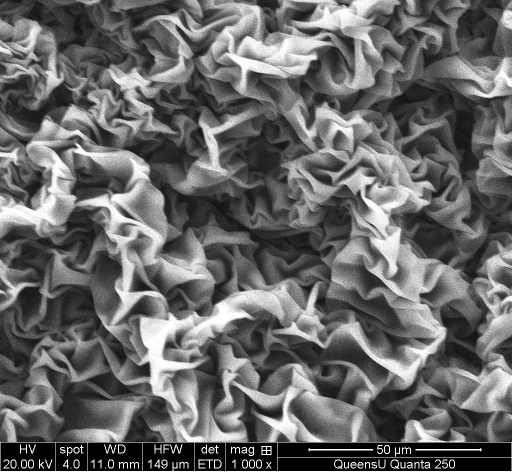
#> input picture tests/xg-cnc_1-1/images/a1XG3p_1000x_003.tif, 1024 x 943 px, found by its file name (shown at 1/2 size)
$ python wrinkleAnalysis.py
#> lines starting #> are read from the running program, lines starting #| are printed output that depends on the picture
### tests/xg-cnc_1-1/src/_wrinklelib.py

import numpy as np

def measure_scale_bar(image):
    """Identify and measure scale bar in an SEM image.tif

    Args:
        image (np.array): SEM image imported skimage.io.imread("image.tif")

    Returns:
        scale_length: pixel # width of the scale
        (optional)
        scale_pos_y: scale start position y (row)
        scale_pos_x: scale start position x (col)
    """

    # cross-hair is 7x3 pixel matrix with the following info in RGB
    cross_hair = np.array([[0,65280,0],
                         [65280,65280,65280],
                         [65280,65280,65280],
                         [65280,65280,65280],
                         [65280,65280,65280],
                         [65280,65280,65280],
                         [0,65280,0]])

    # educated search, modify based on SEM info banner location
    # start the search at row 885 and col 577
    start_x = 577; start_y = 885

    # image size
    rows, cols = image.shape

    # find the first cross_hair
    for i in np.arange(start_y,rows-1,1):
        if i == rows-7: break
        for j in np.arange(start_x,cols-1,1):
            check = image[i:i+7,j:j+3]
            if (check == cross_hair).all():
                scale_pos_y = i
                scale_pos_x = j
                break
            if j == cols-3:break

    # find the second cross_hair horizontally
    k = 0
    for j in np.arange(scale_pos_x+1,cols-1,1):
        check = image[scale_pos_y:scale_pos_y+7,j:j+3]
        if (check == cross_hair).all():
            # +3 to include width of cross_hair
            # +1 to include the starting pixel
            scale_length = k+3+1
            break
        k += 1

    return scale_length#, scale_pos_y, scale_pos_x

def radially_averaged_PSD(psd2D, theta_lims):
    """Calculate the radially averaged power spectral density

    Args:
        psd2D (ndarray): 2D power spectral density
        theta_lims (ndarray): angle limits for the radial averaging

    Returns:
        rasp (ndarray): radially averaged power spectral density
        bins_count (ndarray): number of bins per radial region

    """

    # size of PSD
    N, M = psd2D.shape
    # center of image
    yo, xo = N/2, M/2
    # max distances (corners)
    D1 = np.floor(np.hypot(1-yo,1-xo))
    D2 = np.floor(np.hypot(1-yo,M-xo))
    D3 = np.floor(np.hypot(M-yo,1-xo))
    D4 = np.floor(np.hypot(M-yo,M-xo))
    D = int(np.floor(np.max([D1,D2,D3,D4])))
    # initialize rasp and binCount
    rasp = np.zeros(D)
    bins_count = np.zeros(D)

    # if limited angle
    if theta_lims:
        for yi in np.arange(0,N-1,1): # col
            for xi in np.arange(0,M-1,1): # row
                r = int(np.floor(np.hypot(yi-yo,xi-xo))) - 1
                Theta = np.around(np.abs(np.rad2deg(np.arctan2((yi-yo),(xi-xo)))),0)
                if r <= 0: continue
                elif (Theta<theta_lims[0] or Theta>theta_lims[1]): continue
                else:
                    # update rasp
                    rasp[r] += psd2D[yi,xi]
                    # update bin count
                    bins_count[r] += 1
    # all angles
    else:
        for yi in np.arange(0,N-1,1):
            for xi in np.arange(0,M-1,1):
                r = int(np.floor(np.hypot(xi-xo,yi-yo))) - 1
                if r <= 0: continue
                else:
                    # update rasp
                    rasp[r] += psd2D[yi,xi]
                    # update bin count
                    bins_count[r] += 1
        # replace nan and elementwise divide by bins_count to normalize bin radial value
        # rasp_norm = np.nan_to_num(np.divide(rasp,bins_count))

    return rasp, bins_count

# Uncommissioned and reference methods from other sources

# [130 lines left out: functions azimuthalAverage, radialProfile, GetPSD1D, GetRPSD, not called in this run]

### tests/xg-cnc_1-1/src/wrinkleAnalysis.py
import numpy as np
from scipy.stats import kurtosis, skew
import matplotlib.pyplot as plt
from skimage import feature, io
from skimage.filters import difference_of_gaussians, sobel
from _wrinklelib import radially_averaged_PSD, measure_scale_bar

#############################################################################################
# inpput parameters
# deconvolution
dconv = True
# Hi and Lo pass filters
high_pass_filter = False
low_pass_filter = False
# SEM scale bar length
bar_length = 50             # um
# wrinkle size range of interest
low_length_lim = 0.5        # 1/um (0.5)
high_length_lim = 1.3       # 1/um (1.3)
# SEM image file
file_name = "a1XG3p_1000x_003"
file_type = ".tif"
img_file = "images/" + file_name + file_type

#############################################################################################
# import SEM image in gray-scale
image = io.imread(img_file, as_gray=True)
#> image is the input picture: shape (943, 1024) uint16; min 0, max 65535, mean 26789.4
# enhance edges by band-pass filtering
filtered_image = difference_of_gaussians(image, low_sigma=1, high_sigma=10)
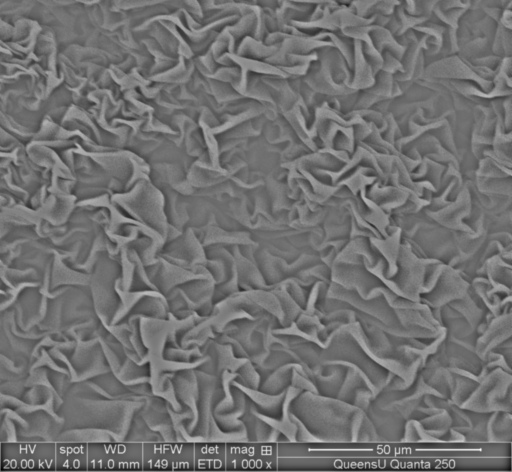
#> filtered_image: shape (943, 1024) float64 (shown at 1/2 size); min -0.679, max 0.831, mean -0.00364; drawn with min black and max white
# Canny edge dectection
filtered_edges = feature.canny(filtered_image, sigma=2)
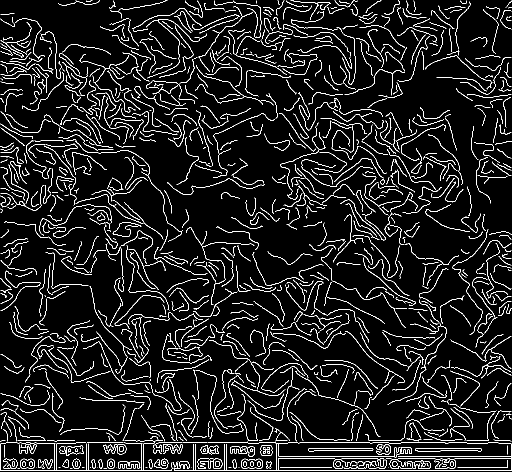
#> filtered_edges: shape (943, 1024) bool (shown at 1/2 size); 7.6% white in thin lines or dots

# resize the image to square
N = 881
image_sq = image[:N,:N]
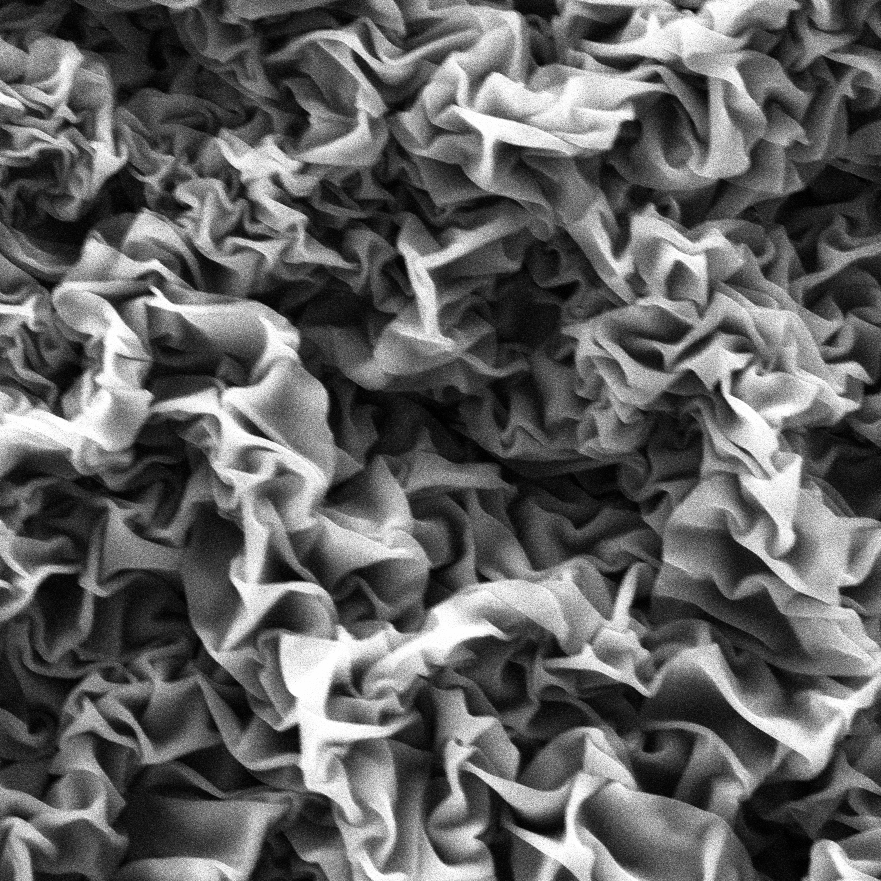
#> image_sq: shape (881, 881) uint16; min 4883, max 65535, mean 28337.4; drawn with min black and max white
filtered_image_sq = filtered_image[:N,:N]
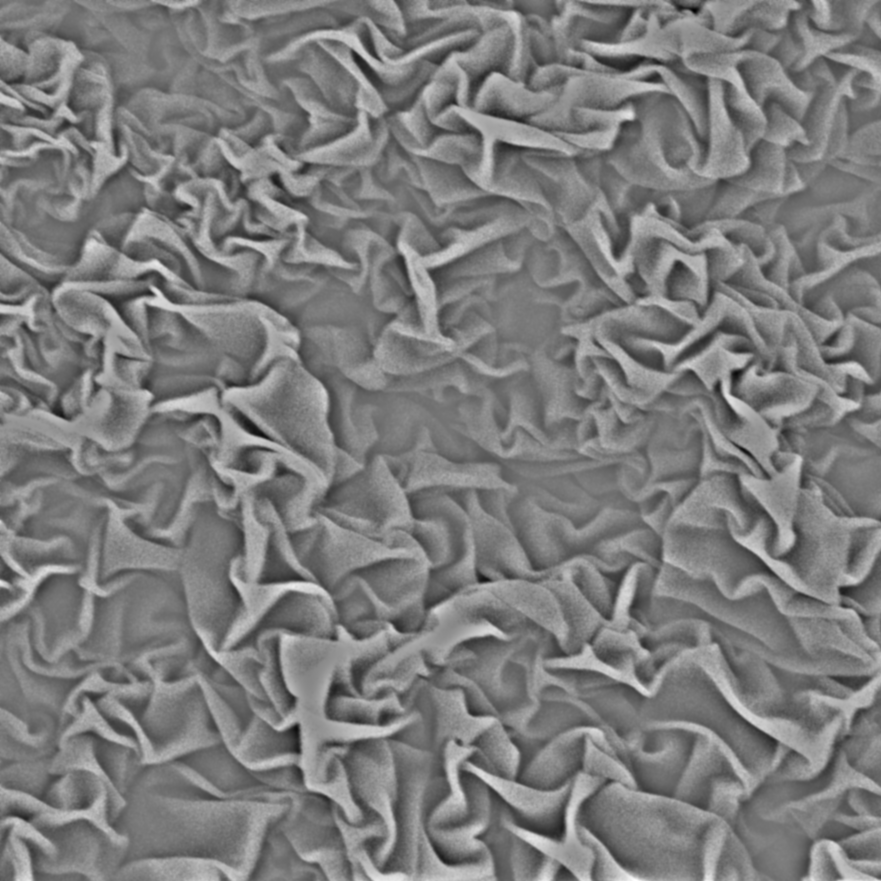
#> filtered_image_sq: shape (881, 881) float64; min -0.493, max 0.51, mean 0.001; drawn with min black and max white
filtered_edges_square = filtered_edges[:N,:N]
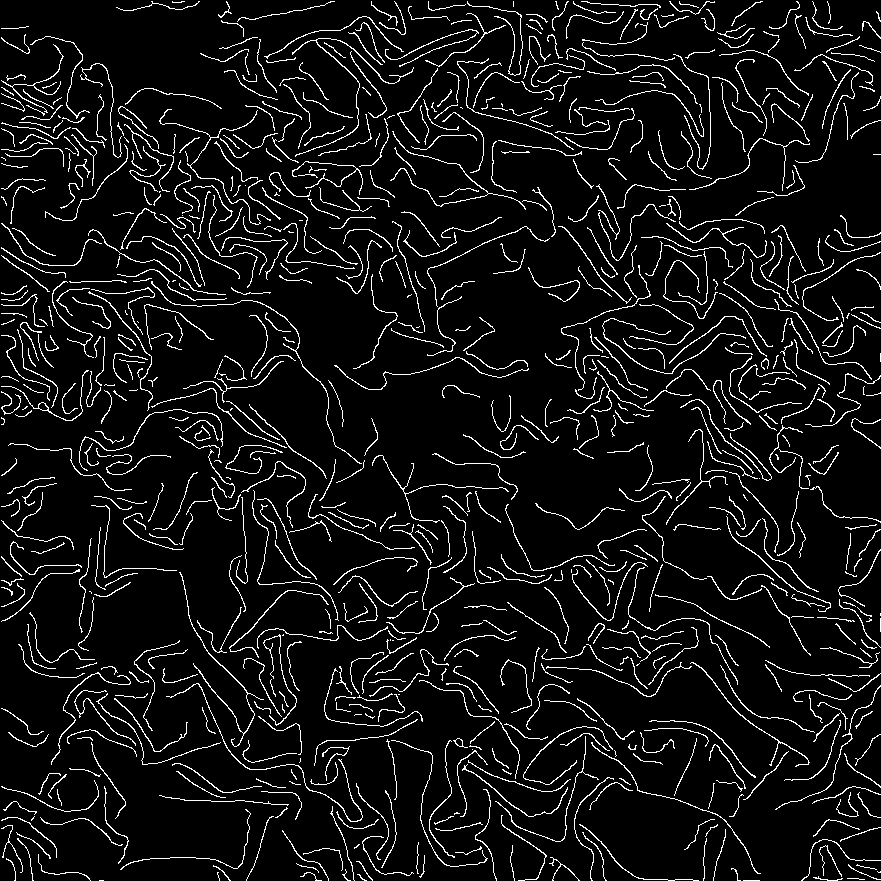
#> filtered_edges_square: shape (881, 881) bool; 7.2% white in thin lines or dots

# image length scale
scale_bar = measure_scale_bar(image)   # pixels
#> after the loop in measure_scale_bar, `for j in np.arange(scale_pos_x+1,cols-1,1):`: k = 342
#> scale_bar = 346
# scale_bar = 170 # hardcoded for kdf_biaxial_20um.tif
print("Scale bar: "+ str(scale_bar) + " pixels")
#| Scale bar: 346 pixels
X, Y = filtered_edges_square.shape  # pixels
#> X = 881; Y = 881
pxl_scale = bar_length/scale_bar    # um/pixel
#> pxl_scale = 0.145
L = X*pxl_scale                     # um
#> L = 127.3

# Dicrete Fourier Transfer (DFT) via FAst Fourier Transfrom (FFT)
# 2D DFT
fft2 = np.fft.fft2(filtered_edges_square)
# center-shifted 2D DFT
fft2_shiftd = np.fft.fftshift(fft2)
# power spectral density (PSD)
psd2D = np.abs(fft2_shiftd)**2
# angle limits for radial averaging the 2D PSD
theta_lims = [170 - 180, 190 - 180]

# radially averaged PSD with angle limits
rasp, bins_count = radially_averaged_PSD(psd2D, theta_lims=[])
#> after the loop in radially_averaged_PSD, `for yi in np.arange(0,N-1,1):`: bins_count = 622 values, max 2776 at index 437, min 0 at index 0, mean 1245; rasp = 622 values, max 146702740 at index 107, min 0 at index 0, mean 64409358.1
# length of rasp vector
rasp_length = len(rasp)
#> rasp_length = 622

#############################################################################################
# frequency vector (pixels)
k = np.arange(0,N-1,1)      # pixels
# spatial frequency vector
lam = np.divide(L,k)        # un/pixel
# normalize rasp with bins_count
rasp_norm = np.nan_to_num(np.divide(rasp,bins_count))
#> rasp_norm = 622 values, max 4258715 at index 1, min 0 at index 0, mean 105271.6
# deconvolve
if dconv: rasp_norm = np.divide(rasp_norm,lam[:rasp_length])
#> rasp_norm = 622 values, max 172202.4 at index 107, min 0 at index 0, mean 87908.3
# # transform to absolute units (AU) using maximum intensity
# rasp_norm_au = rasp_norm/np.max(rasp_norm)

# high and low pass filters
sigma = 2
X = np.arange(0,rasp_length,1)
#> X = 622 values from 0 to 621
Lo = np.divide(np.exp(-(X**2)), (2*sigma**2))
Hi = 1 - Lo
#> Hi = 622 values from 0.875 to 1
if high_pass_filter: rasp_norm = np.multiply(rasp_norm,Hi)
if low_pass_filter: rasp_norm = np.multiply(rasp_norm,Lo)

# transform to absolute value using maximum intensity
rasp_norm_au = rasp_norm/np.max(rasp_norm)
#> rasp_norm_au = 622 values, max 1 at index 107, min 0 at index 0, mean 0.51

#############################################################################################
# Surface roughness parameters
# 1. original image
print("Original image")
# Calculate PDF
hist, bin_edges = np.histogram(image.flatten(), bins=256, density=True)
#> hist = 256 values, max 0.000206 at index 0, min 0 at index 1, mean 1.53e-05; bin_edges = 257 values from 0 to 65535
pdf = hist / np.sum(hist)
#> pdf = 256 values, max 0.0527 at index 0, min 0 at index 1, mean 0.00391
# kurtosis
kurt = kurtosis(image.flatten(), fisher=False)
#> kurt = 2.44
print("kurtosis = " + str(np.around(kurt, decimals=2)))
#| kurtosis = 2.44
# skewness
skewness = skew(image.flatten())
#> skewness = 0.551
print("skewness = " + str(np.around(skewness, decimals=2)))
#| skewness = 0.55

# new line
print()

# 2. filtered image
print("Filtered image")
# Calculate PDF
hist_f, bin_f = np.histogram(filtered_image_sq.flatten(), bins=256, density=True)
#> hist_f = 256 values, max 4.1 at index 119, min 0 at index 1, mean 0.997; bin_f = 257 values from -0.493 to 0.51
pdf_f = hist_f / np.sum(hist_f)
#> pdf_f = 256 values, max 0.016 at index 119, min 0 at index 1, mean 0.00391
# kurtosis
kurt_f = kurtosis(filtered_image_sq.flatten(), fisher=False)
#> kurt_f = 3.1
print("kurtosis = " + str(np.around(kurt_f, decimals=2)))
#| kurtosis = 3.1
# skewness
skewness_f = skew(filtered_image_sq.flatten())
#> skewness_f = 0.204
print("skewness = " + str(np.around(skewness_f, decimals=2)))
#| skewness = 0.2

#############################################################################################
# curve fit
# setup params
ind = np.where(np.logical_and((1/lam>low_length_lim), (1/lam<high_length_lim)))
x = 1/lam[ind]              # 1/um
#> x = 102 values from 0.503 to 1.3
y = rasp_norm_au[ind]       # AU
#> y = 102 values, max 1 at index 43, min 0.495 at index 2, mean 0.809
deg = 2                     # quadratic poly
z = np.polyfit(x,y,deg)     # polynomial coeff
#> z = [-2.06, 3.76, -0.793]
p = np.poly1d(z)            #
mdl = p(x)
#> mdl = 102 values, max 0.919 at index 52, min 0.575 at index 0, mean 0.809
wrklSize = x[np.where(mdl == np.max(mdl))]      # 1/um
#> wrklSize = [0.911]

#############################################################################################
# visualization

# format sizing constants
TICKSFONT = 13; TITLEFONT = 15; TEXTFONT = 15   # fonts
FIGWIDTH = 6.4; FIGHEIGHT = 4.8                 # figure size
LINEWIDTH = 3; ROLLWINDOW = 100                 # plot spec

# summary figure
NROWS = 3; NCOLS = 2
f, axs = plt.subplots(nrows=NROWS,ncols=NCOLS,
                      figsize=(NCOLS*FIGWIDTH,NROWS*FIGHEIGHT))
axs[0,0].imshow(image_sq)
axs[0,0].set_title("(a)", loc='left')
# axs[0,0].set_title("Squared image")

axs[0,1].imshow(filtered_image_sq)
axs[0,1].set_title("(b)", loc='left')
# axs[0,1].set_title("Squared filtered image")

axs[1,0].imshow(filtered_edges_square)
axs[1,0].set_title("(c)", loc='left')
# axs[1,0].set_title("Squared Canny edge detected image")

axs[1,1].imshow(np.log(psd2D))
axs[1,1].set_title("(d)", loc='left')
# axs[1,1].set_title("Center-shifted 2D Power Spectral Density")

axs[2,0].plot(rasp_norm_au)
axs[2,0].set_title("(e)", loc='left')
# axs[2,0].set_title("Radially Averaged PSD (RASP)")
axs[2,0].set_ylabel("Intensity, AU")
axs[2,0].set_xlabel("Frequency, pixels")
# axs[2,0].set_xlim([0,50])

axs[2,1].plot(1/lam[:rasp_length], rasp_norm_au, linestyle='none', marker='.')
axs[2,1].plot(x, y, linestyle='none', marker='o', fillstyle='none', color='green')
axs[2,1].plot(x, mdl, linestyle='--', color='green')
axs[2,1].vlines(wrklSize, ymin=0.1, ymax=1, linestyle='--', color='red')
axs[1,1].set_title("(f)", loc='left')
# axs[2,1].set_title("RASP in spatial frequency")
axs[2,1].set_ylabel("Intensity, AU")
axs[2,1].set_xlabel("Spatial frequency, $\mu$m$^{-1}$")
axs[2,1].annotate('wrinkle size = ' + str(np.around(1/wrklSize[0],decimals=3)) + ' $\mu$m',
                  xy=(0.5,0.9), xycoords='axes fraction', fontsize=TEXTFONT)
axs[2,1].set_xlim([0,6])
# axs[2,1].set_ylim([0.5,2.5])

f.tight_layout()
f.savefig("figures/" + file_name + "_summary.png")
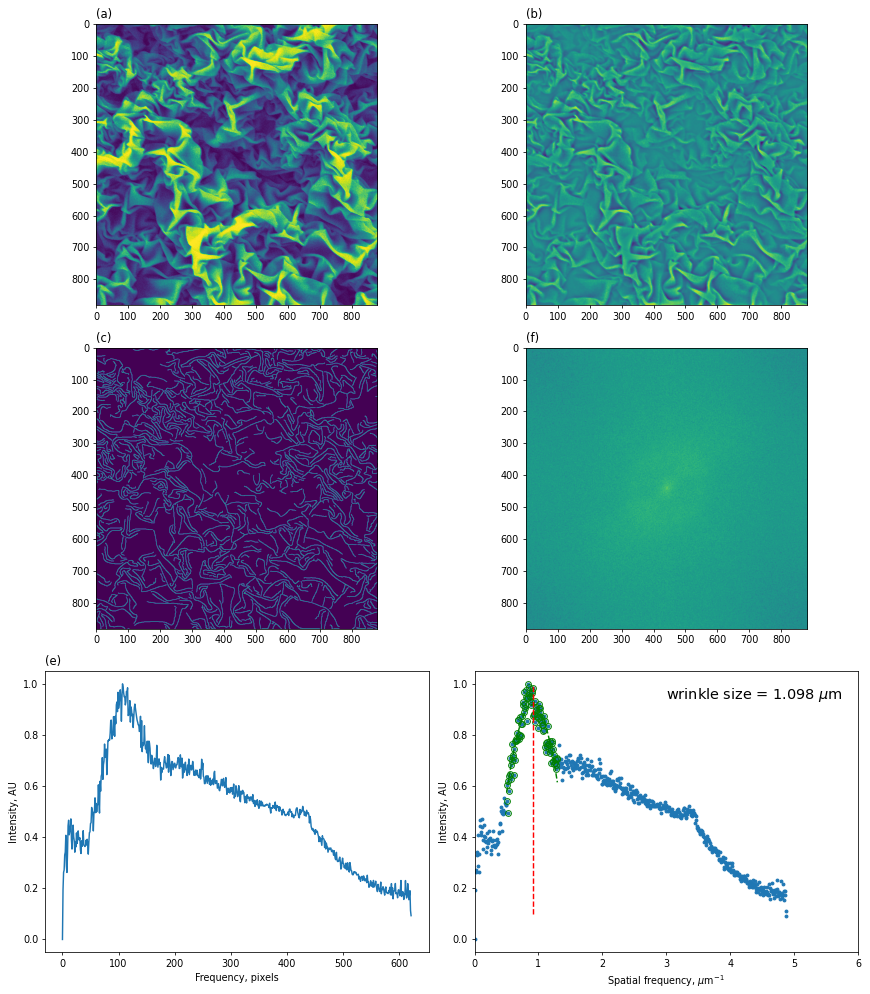
#> figure drawn by matplotlib, 6 panels; panel 5: curve peaks at x = 107, y = 1; panel 6: curve peaks at x = 0.84, y = 1; panel 6: curve peaks at x = 0.84, y = 1; panel 6: curve peaks at x = 0.911, y = 0.919

# Filtered image
NROWS = 1; NCOLS = 1
f, axs = plt.subplots(nrows=NROWS,ncols=NCOLS,
                      figsize=(NCOLS*FIGWIDTH,NROWS*FIGHEIGHT))

axs.imshow(filtered_image_sq)

f.tight_layout()
f.savefig("figures/" + file_name + "_filtered.png")

# Filtered edges
NROWS = 1; NCOLS = 1
f, axs = plt.subplots(nrows=NROWS,ncols=NCOLS,
                      figsize=(NCOLS*FIGWIDTH,NROWS*FIGHEIGHT))

axs.imshow(filtered_edges_square)

f.tight_layout()
f.savefig("figures/" + file_name + "_filtered_edges.png")

# Surface histogram with skewness and kurtosis
# 1. original image
f = plt.figure()
plt.hist(image.flatten(), bins=256, density=True, alpha=0.6)
plt.title('Histogram with Skewness and Kurtosis')
plt.xlabel('Pixel Intensity')
plt.ylabel('Frequency')
plt.axvline(np.mean(image.flatten()), color='k', linestyle='dashed', linewidth=1)
plt.text(np.mean(image.flatten())*1.1, max(hist)*0.9, 'Skewness = {:.2f}'.format(skewness))
plt.axvline(np.mean(image.flatten()), color='k', linestyle='dashed', linewidth=1)
plt.text(np.mean(image.flatten())*1.1, max(hist)*0.8, 'Kurtosis = {:.2f}'.format(kurt))

f.tight_layout()
f.savefig("figures/" + file_name + "_histogram_roughness_parameters_original_image.png")
#> figure, not shown here; tallest bar 0.000206 high, from x = 0 to 256

# 2. filtered image
f = plt.figure()
plt.hist(filtered_image_sq.flatten(), bins=256, density=True, alpha=0.6)
plt.title('Histogram with Skewness and Kurtosis')
plt.xlabel('Pixel Intensity')
plt.ylabel('Frequency')
plt.axvline(np.mean(filtered_image_sq.flatten()), color='k', linestyle='dashed', linewidth=1)
plt.text(np.mean(filtered_image_sq.flatten())+0.05, max(hist_f)*0.9, 'Skewness = {:.2f}'.format(skewness_f))
plt.axvline(np.mean(filtered_image_sq.flatten()), color='k', linestyle='dashed', linewidth=1)
plt.text(np.mean(filtered_image_sq.flatten())+0.05, max(hist_f)*0.8, 'Kurtosis = {:.2f}'.format(kurt_f))

f.tight_layout()
f.savefig("figures/" + file_name + "_histogram_roughness_parameters_filtered_image.png")
#> figure, not shown here; tallest bar 4.1 high, from x = -0.0265 to -0.0226

# Probability distribution function
# 1. original image

# 2. filtered image
NROWS = 1; NCOLS = 1
f, axs = plt.subplots(nrows=NROWS,ncols=NCOLS,
                      figsize=(NCOLS*FIGWIDTH,NROWS*FIGHEIGHT))

axs.plot(bin_f[:-1], pdf_f)
axs.set_title('Probability distribution function')
axs.set_xlabel('Pixel Intensity')
axs.set_ylabel('Probability')

f.tight_layout()
f.savefig("figures/" + file_name + "_PDF_filtered_image.png")
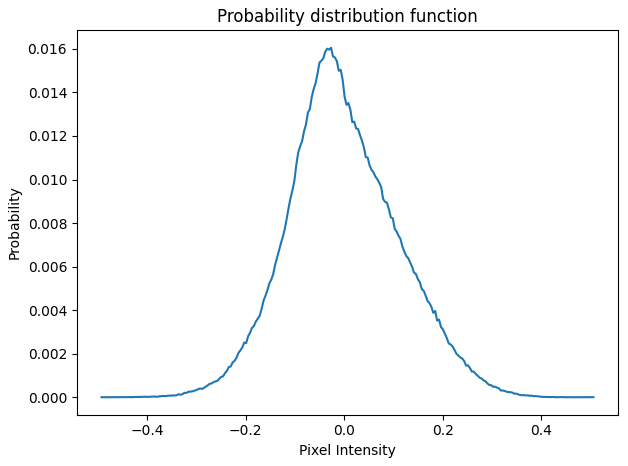
#> figure drawn by matplotlib, 1 panel; curve peaks at x = -0.0265, y = 0.016
